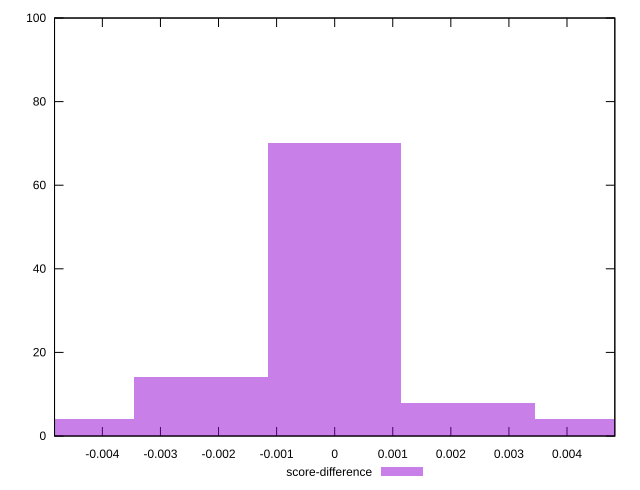

Write gnuplot code to recreate this figure.
reset

$scoreDifference <<EOF
0.004598534207473049 4
0.0022992671037365244 8
0 70
-0.0022992671037365244 14
-0.004598534207473049 4
EOF

set key outside below
set boxwidth 0.0022992671037365244
set xrange [-0.0048235294117647265:0.0048235294117647265]
set yrange [0:100]
set trange [0:100]
set style fill transparent solid 0.5 noborder
set terminal svg size 640, 490 enhanced background rgb 'white'
set output "reprap/render-blocking-resources/samples/pages/score-difference/histogram.svg"

plot $scoreDifference title "score-difference" with boxes

reset
